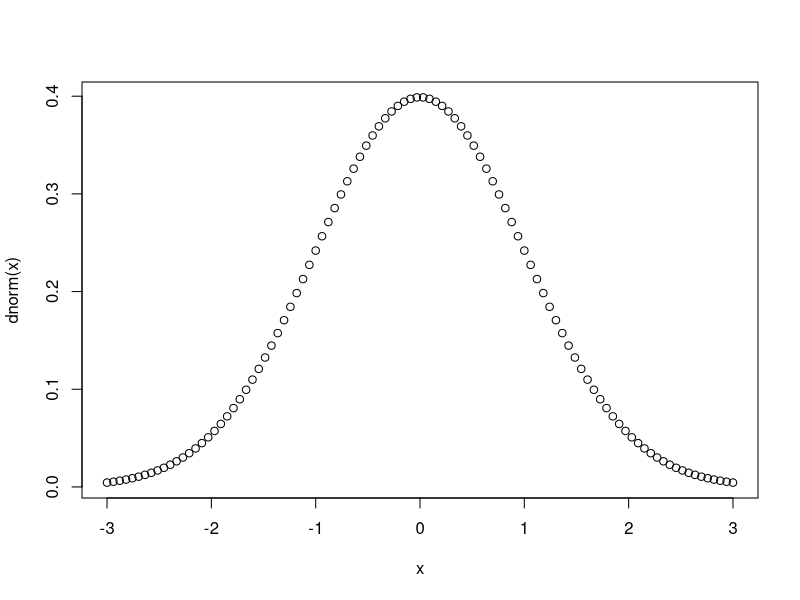

Recreate this plot in R.

### Johns Hopkins Data Sciecen Specialization R Programming Week 1 R Console

### Simple Function  which generates 100 random numbers and calculates the mean
myfunction <- function() {
X <- rnorm(100)
mean(X)
}

### Second Function which generates noise around the entered number
mysecondfunction <- function(x) {
  x+rnorm(length(x))
}

### Defining and Printing out a Vector in R 
y <- 1:20

### Creating Vectors using c (Concat)

y <- c(2, 3, 5, "ABC", 100) # in this case the vector is reduced to the least common demominator

c <- c(2, 3, 5, 100) # here the vector is truly numeric no coercion taking place 

# Foced coercion can be done with as.numeric(x); as.logical(x) and as.character(x)

### Matrices 

m <- matrix(1:10, nrow = 2, ncol = 5, T) # by row 
m <- matrix(1:10, nrow = 2, ncol = 5, F) # by collumn
dim(m) # gives the dimensions of m
attributes(m) # gives the attributes of the matrix

### Plotting a normal distribution
x <- seq(from = -3, to = +3, length.out = 100)
plot(x, dnorm(x))



m <- matrix(rnorm(100), nrow = 20, ncol = 5, T) # by row  of randomly generated numbers of normal distributiob

# Assigning a Matrix to a numeric array

m <- 1:100 # create an array of numbers from 1-100
dim(m) <- c(20, 5) # casted the numbers into a matrix
m # printed the matrix

# Collumn and Row Binding 
x <- 1:11
y <- 5:15
cbind(x,y) # binding the two arrays of numbers by the collumns 
rbind(x, y) # binding the two arrays of numbers by the rows 


